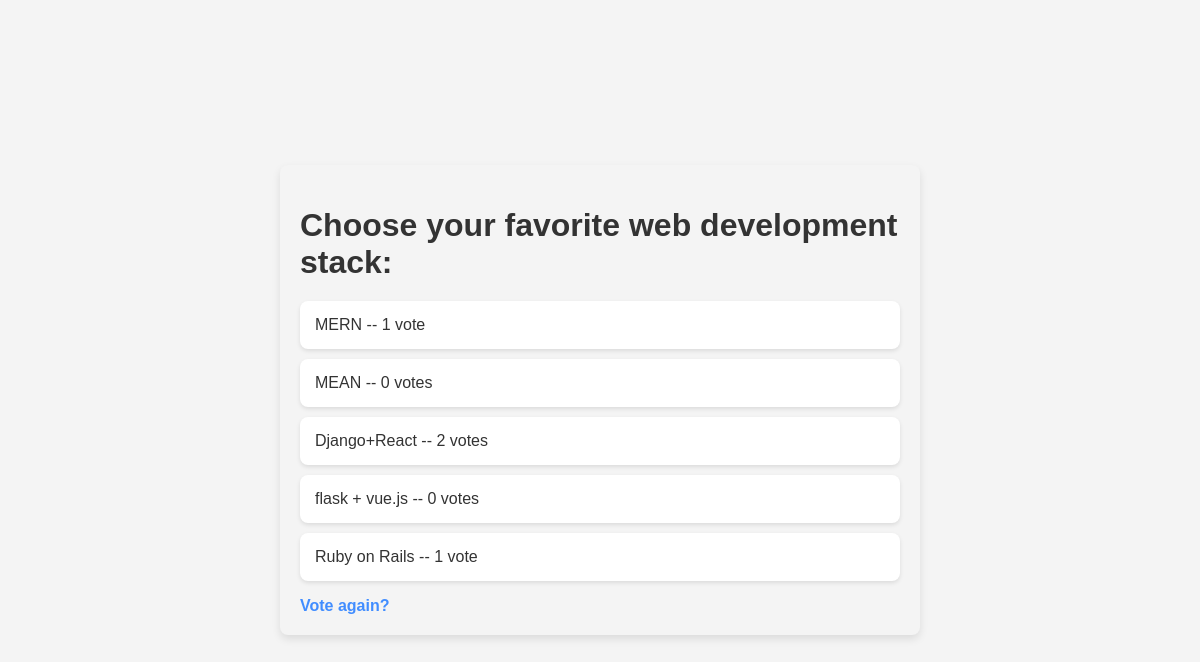
Page /10/results/ on the committed database.
### polls/models.py (models this page shows, shortened)
class Question(models.Model):
    question_text = models.CharField(max_length=200)
    pub_date = models.DateTimeField("date published")

class Choice(models.Model):
    question = models.ForeignKey(Question, on_delete = models.CASCADE)
    choice_text = models.CharField(max_length=200)
    votes = models.IntegerField(default=0)

### polls/views.py (the view)
# urls.py: path("<int:pk>/results/", views.ResultsView.as_view(), name="results"),
class ResultsView(generic.DetailView):
    model = Question
    template_name = "polls/results.html"

### templates/polls/results.html (shortened to what this page needs)
<!DOCTYPE html>
<html lang="en">
<head>
    {% load static %}
    <link rel="stylesheet" href="{% static 'polls/style_results.css' %}">
</head>
<body>
    <div class="container">
        <h1>{{ question.question_text }}</h1>
        <ul>
            {% for choice in question.choice_set.all %}
                <li>{{ choice.choice_text }} -- {{ choice.votes }} vote{{ choice.votes|pluralize }}</li>
            {% endfor %}
        </ul>
        <a href="{% url 'polls:detail' question.id %}">Vote again?</a>
    </div>
</body>
</html>

### polls/static/polls/style_results.css (style rules this page uses)
body { font-family: 'Arial', sans-serif; margin: 0; padding: 0; display: flex; align-items: center; justify-content: center; height: 100vh; overflow: hidden; background-color: #f4f4f4; color: #333; }
.container { max-width: 600px; background-color: #f4f4f4; padding: 20px; border-radius: 8px; box-shadow: 0 4px 8px rgba(0, 0, 0, 0.1); }
h1 { color: #333; margin-bottom: 20px; }
ul { list-style-type: none; padding: 0; }
li { background-color: #fff; margin: 10px 0; padding: 15px; border-radius: 8px; box-shadow: 0 2px 4px rgba(0, 0, 0, 0.1); transition: background-color 0.3s ease; }
a { color: #418dff; text-decoration: none; font-weight: bold; font-size: 16px; }

### rows in the picture
Question: question_text "Choose your favorite web development stack:"
Choice: choice_text "MERN", votes "1"
Choice: choice_text "MEAN", votes "0"
Choice: choice_text "Django+React", votes "2"
Choice: choice_text "flask + vue.js", votes "0"
Choice: choice_text "Ruby on Rails", votes "1"
